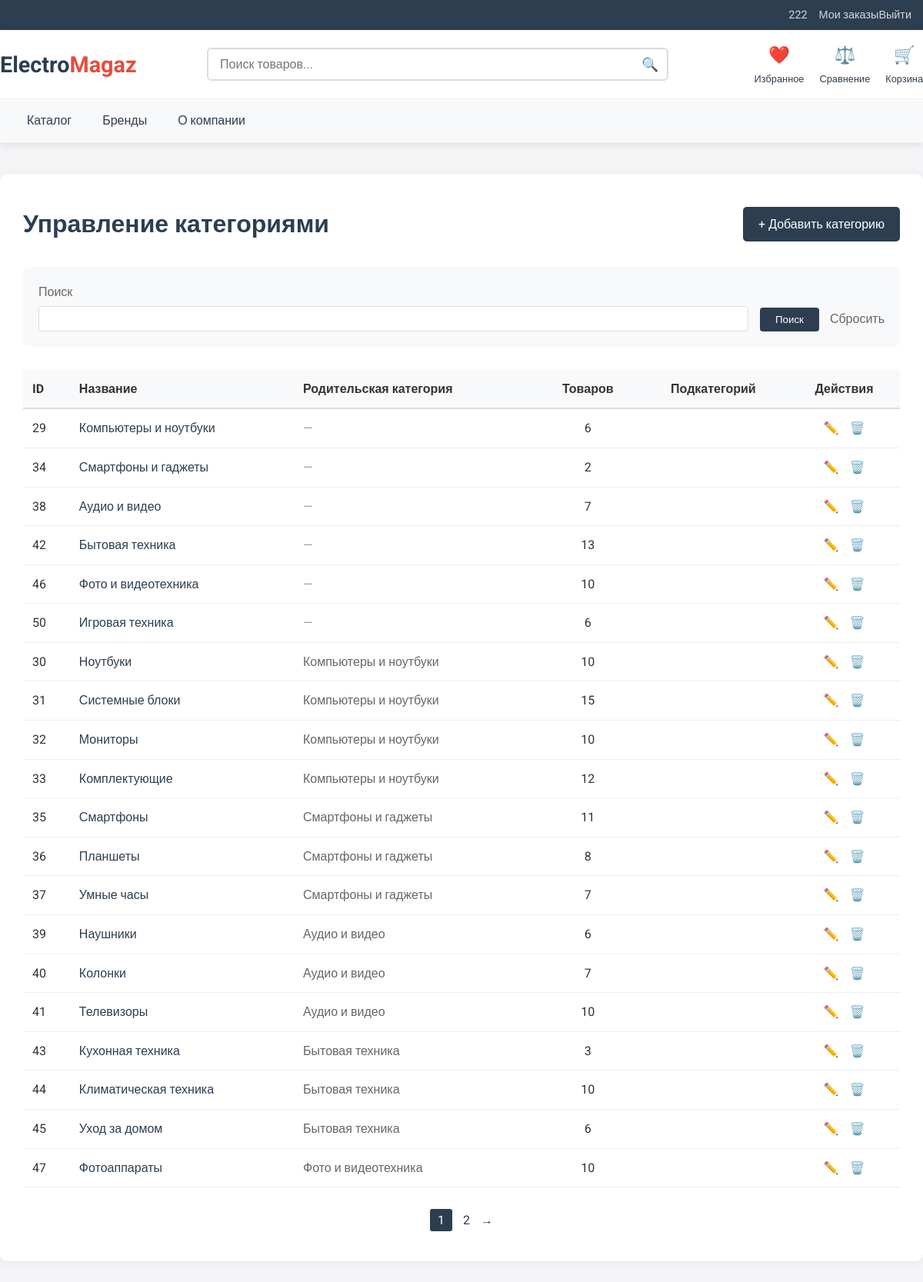
The page /staff/categories/ (signed in) on the database its author committed.
### electomagaz/models.py (models this page shows, shortened)
class User(AbstractUser):
    ROLE_CHOICES = [
        ('admin', 'Админ'),      # Администратор
        ('staff', 'Сотрудник'), # Сотрудник магазина
        ('customer', 'Покупатель'), # Покупатель
    ]
    role = models.CharField(max_length=10, choices=ROLE_CHOICES, default='customer')  # Роль пользователя
    email = models.EmailField(unique=True)  # Email (используется как логин)
    phone = models.CharField(max_length=20, unique=True, null=True, blank=True)  # Телефон
    full_name = models.CharField(max_length=150, blank=True, null=True)  # ФИО
    USERNAME_FIELD = 'email'  # Авторизация по email
    REQUIRED_FIELDS = ['username']  # username обязателен для совместимости

class Category(models.Model):
    name = models.CharField(max_length=100, unique=True)  # Название категории
    description = models.TextField(blank=True, null=True)  # Описание категории
    parent = models.ForeignKey('self', on_delete=models.CASCADE, null=True, blank=True, related_name='subcategories')  # Родительская категория (для вложенности)
    class Meta:
        verbose_name = 'Категория'
        verbose_name_plural = 'Категории'

### electomagaz/views.py (the view)
# urls.py: path('staff/categories/', views.staff_categories, name='staff_categories'),
@login_required
def staff_categories(request):
    if request.user.role != 'staff':
        return HttpResponseForbidden('Доступ только для сотрудников')
    categories = Category.objects.annotate(
        product_count=Count('products'),
        subcategories_count=Count('subcategories')
    )
    search = request.GET.get('search', '')
    if search:
        categories = categories.filter(name__icontains=search)
    paginator = Paginator(categories, 20)  # Show 20 categories per page
    page = request.GET.get('page')
    categories = paginator.get_page(page)
    return render(request, 'staff_categories.html', {
        'categories': categories
    })

### electomagaz/templates/staff_categories.html (shortened to what this page needs)
{% include "header.html" %}
<div style="max-width:1200px;margin:40px auto;background:#fff;padding:40px 30px;border-radius:10px;box-shadow:0 2px 12px rgba(0,0,0,0.07);">
    <div style="display:flex;justify-content:space-between;align-items:center;margin-bottom:30px;">
        <h1 style="font-size:2em;color:#2c3e50;margin:0;">Управление категориями</h1>
        <a href="/staff/categories/add/" style="background:#2c3e50;color:#fff;padding:10px 20px;border-radius:5px;text-decoration:none;">+ Добавить категорию</a>
    </div>
    <div style="background:#f8f9fa;padding:20px;border-radius:8px;margin-bottom:30px;">
        <form method="GET" style="display:flex;gap:15px;align-items:flex-end;">
            <div style="flex:1;">
                <label style="display:block;margin-bottom:5px;color:#666;">Поиск</label>
                <input type="text" name="search" value="{{ request.GET.search }}" style="width:100%;padding:8px;border:1px solid #ddd;border-radius:4px;">
            </div>
            <div>
                <button type="submit" style="background:#2c3e50;color:#fff;padding:8px 20px;border:none;border-radius:4px;cursor:pointer;">Поиск</button>
                <a href="/staff/categories/" style="margin-left:10px;color:#666;text-decoration:none;">Сбросить</a>
            </div>
        </form>
    </div>
    <div style="overflow-x:auto;">
        <table style="width:100%;border-collapse:collapse;">
            <thead>
                <tr style="background:#f8f9fa;">
                    <th style="padding:12px;text-align:left;border-bottom:2px solid #ddd;">ID</th>
                    <th style="padding:12px;text-align:left;border-bottom:2px solid #ddd;">Название</th>
                    <th style="padding:12px;text-align:left;border-bottom:2px solid #ddd;">Родительская категория</th>
                    <th style="padding:12px;text-align:center;border-bottom:2px solid #ddd;">Товаров</th>
                    <th style="padding:12px;text-align:center;border-bottom:2px solid #ddd;">Подкатегорий</th>
                    <th style="padding:12px;text-align:center;border-bottom:2px solid #ddd;">Действия</th>
                </tr>
            </thead>
            <tbody>
                {% for category in categories %}
                <tr style="border-bottom:1px solid #eee;">
                    <td style="padding:12px;">{{ category.id }}</td>
                    <td style="padding:12px;">
                        <a href="/catalog?category={{ category.id }}" style="color:#2c3e50;text-decoration:none;">{{ category.name }}</a>
                    </td>
                    <td style="padding:12px;">
                        {% if category.parent %}
                        <a href="/catalog?category={{ category.parent.id }}" style="color:#666;text-decoration:none;">{{ category.parent.name }}</a>
                        {% else %}
                        <span style="color:#999;">—</span>
                        {% endif %}
                    </td>
                    <td style="padding:12px;text-align:center;">{{ category.products.count }}</td>
                    <td style="padding:12px;text-align:center;">{{ category.children.count }}</td>
                    <td style="padding:12px;text-align:center;">
                        <a href="/staff/categories/edit/{{ category.id }}/" style="color:#3498db;text-decoration:none;margin-right:10px;">✏️</a>
                        <a href="/staff/categories/delete/{{ category.id }}/" onclick="return confirm('Вы уверены, что хотите удалить эту категорию?')" style="color:#e74c3c;text-decoration:none;">🗑️</a>
                    </td>
                </tr>
                {% empty %}
                <tr>
                    <td colspan="6" style="padding:20px;text-align:center;color:#666;">Категории не найдены</td>
                </tr>
                {% endfor %}
            </tbody>
        </table>
    </div>
    {% if categories.has_other_pages %}
    <div style="margin-top:30px;text-align:center;">
        {% for num in categories.paginator.page_range %}
            {% if categories.number == num %}
            <span style="background:#2c3e50;color:#fff;padding:5px 10px;border-radius:3px;margin:0 5px;">{{ num }}</span>
            {% else %}
            <a href="?page={{ num }}{% for key,value in request.GET.items %}{% if key != 'page' %}&{{ key }}={{ value }}{% endif %}{% endfor %}" style="color:#2c3e50;text-decoration:none;margin:0 5px;">{{ num }}</a>
            {% endif %}
        {% endfor %}
        {% if categories.has_next %}
        <a href="?page={{ categories.next_page_number }}{% for key,value in request.GET.items %}{% if key != 'page' %}&{{ key }}={{ value }}{% endif %}{% endfor %}" style="color:#2c3e50;text-decoration:none;margin:0 5px;">→</a>
        {% endif %}
    </div>
    {% endif %}
</div>

### electomagaz/templates/header.html (shortened to what this page needs)
<!DOCTYPE html>
<html lang="ru">
<head>
</head>
<body>
    <div class="header-top">
        <div class="container header-top-inner">
            <div class="header-user-nav">
                {% if user.is_authenticated %}
                <a href="/profile">{{ user.username }}</a>
                <a href="/orders">Мои заказы</a>
                <form method="POST" action="/logout/" style="display:inline;">
                    <button type="submit" style="background:none;border:none;color:rgba(255,255,255,0.8);cursor:pointer;font-size:0.9rem;">Выйти</button>
                </form>
                {% else %}
                <a href="/login">Войти</a>
                <a href="/register">Регистрация</a>
                {% endif %}
            </div>
        </div>
    </div>
    <header class="header">
        <div class="container header-main">
            <div class="header-main-inner">
                <a href="/" class="logo">Electro<span>Magaz</span></a>
                <form action="/catalog" method="GET" class="search-form">
                    <input type="text" name="q" placeholder="Поиск товаров..." class="search-input" value="{{ query|default:'' }}">
                    <button type="submit" class="search-button">🔍</button>
                </form>
                <div class="header-actions">
                    <a href="/favorites" class="header-action" style="position: relative;">
                        <div class="header-action-icon">❤️</div>
                        <div class="header-action-text">Избранное</div>
                    </a>
                    <a href="/compare" class="header-action" style="position: relative;">
                        <div class="header-action-icon">⚖️</div>
                        <div class="header-action-text">Сравнение</div>
                    </a>
                    <a href="/cart/" class="header-action">
                        <div class="header-action-icon">🛒</div>
                        <div class="header-action-text">Корзина</div>
                    </a>
                </div>
            </div>
        </div>
        <nav class="nav-main">
            <div class="container">
                <ul class="nav-list">
                    <li class="nav-item"><a href="/catalog" class="nav-link">Каталог</a></li>
                    <li class="nav-item"><a href="/brands" class="nav-link">Бренды</a></li>
                    <li class="nav-item"><a href="/about" class="nav-link">О компании</a></li>
                </ul>
            </div>
        </nav>
    </header>
</body>
</html>

### electomagaz/templates/header.html (style rules this page uses)
* { margin: 0; padding: 0; box-sizing: border-box; font-family: 'Roboto', sans-serif; }
body { background-color: #f5f5f7; color: #333; line-height: 1.6; }
a { text-decoration: none; color: inherit; }
.container { max-width: 1200px; margin: 0 auto; padding: 0 15px; }
.header { background-color: #fff; box-shadow: 0 2px 10px rgba(0,0,0,0.1); }
.header-top { background-color: #2c3e50; color: #fff; padding: 8px 0; font-size: 0.9rem; }
.header-top-inner { display: flex; justify-content: space-between; align-items: center; }
.header-user-nav { display: flex; align-items: center; }
.header-user-nav a { margin-left: 15px; color: rgba(255,255,255,0.8); transition: color 0.2s; }
.header-main { padding: 15px 0; }
.header-main-inner { display: flex; justify-content: space-between; align-items: center; }
.logo { font-size: 1.8rem; font-weight: 700; color: #2c3e50; }
.logo span { color: #e74c3c; }
.search-form { flex: 1; max-width: 600px; margin: 0 30px; position: relative; }
.search-input { width: 100%; padding: 10px 15px; padding-right: 50px; border: 2px solid #ddd; border-radius: 6px; font-size: 1rem; transition: border-color 0.2s; }
.search-button { position: absolute; right: 5px; top: 50%; transform: translateY(-50%); background: none; border: none; padding: 8px; cursor: pointer; color: #777; font-size: 1.1rem; }
.header-actions { display: flex; align-items: center; }
.header-action { display: flex; flex-direction: column; align-items: center; margin-left: 20px; color: #2c3e50; transition: color 0.2s; }
.header-action-icon { font-size: 1.4rem; margin-bottom: 3px; }
.header-action-text { font-size: 0.8rem; }
.nav-main { background-color: #f8f9fa; border-bottom: 1px solid #eee; border-top: 1px solid #eee; }
.nav-list { display: flex; list-style: none; }
.nav-item { position: relative; }
.nav-link { display: block; padding: 15px 20px; color: #2c3e50; font-weight: 500; transition: background-color 0.2s; white-space: nowrap; }

### rows shown on the page
User: username "222"
Category: id "29", name "Компьютеры и ноутбуки", products.count "6"
Category: id "34", name "Смартфоны и гаджеты", products.count "2"
Category: id "38", name "Аудио и видео", products.count "7"
Category: id "42", name "Бытовая техника", products.count "13"
Category: id "46", name "Фото и видеотехника", products.count "10"
Category: id "50", name "Игровая техника", products.count "6"
Category: id "30", name "Ноутбуки", parent.name "Компьютеры и ноутбуки", products.count "10"
Category: id "31", name "Системные блоки", parent.name "Компьютеры и ноутбуки", products.count "15"
Category: id "32", name "Мониторы", parent.name "Компьютеры и ноутбуки", products.count "10"
Category: id "33", name "Комплектующие", parent.name "Компьютеры и ноутбуки", products.count "12"
Category: id "35", name "Смартфоны", parent.name "Смартфоны и гаджеты", products.count "11"
Category: id "36", name "Планшеты", parent.name "Смартфоны и гаджеты", products.count "8"
Category: id "37", name "Умные часы", parent.name "Смартфоны и гаджеты", products.count "7"
Category: id "39", name "Наушники", parent.name "Аудио и видео", products.count "6"
Category: id "40", name "Колонки", parent.name "Аудио и видео", products.count "7"
Category: id "41", name "Телевизоры", parent.name "Аудио и видео", products.count "10"
Category: id "43", name "Кухонная техника", parent.name "Бытовая техника", products.count "3"
Category: id "44", name "Климатическая техника", parent.name "Бытовая техника", products.count "10"
Category: id "45", name "Уход за домом", parent.name "Бытовая техника", products.count "6"
Category: id "47", name "Фотоаппараты", parent.name "Фото и видеотехника", products.count "10"

### other values the page prints
{{ num }} "1"
{{ num }} "2"
